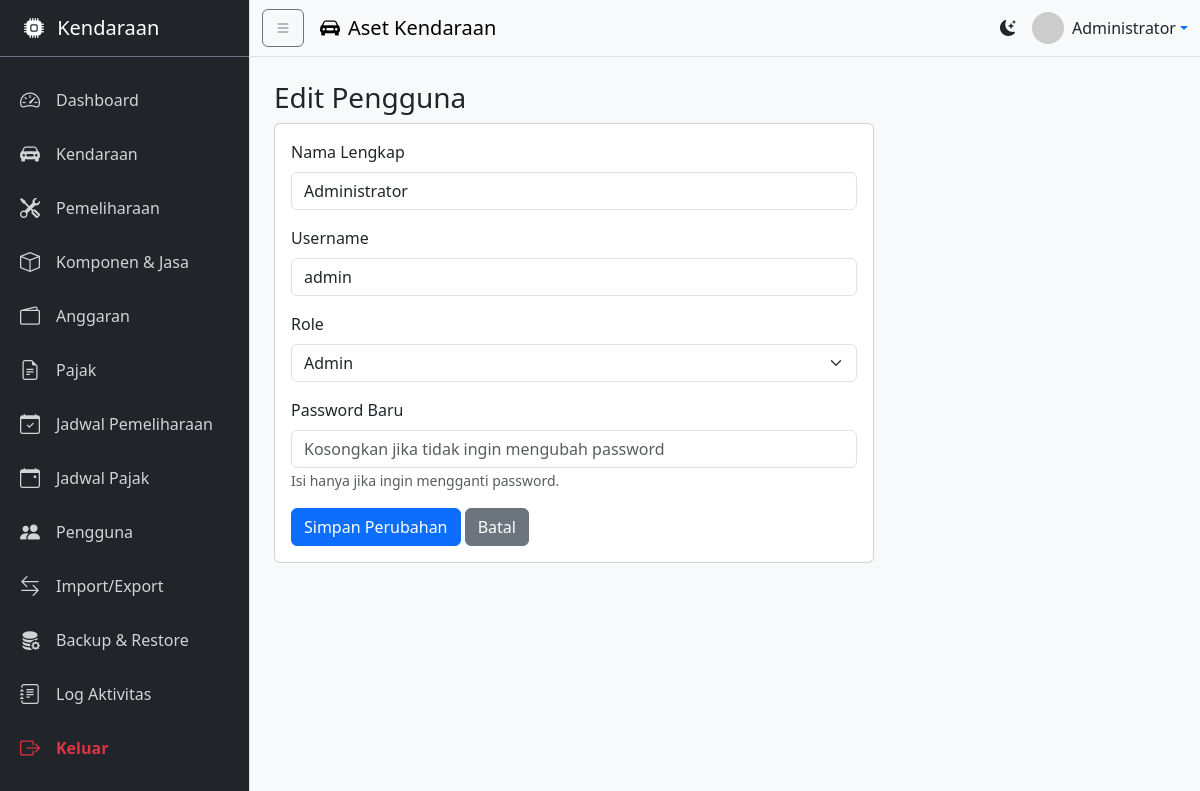
/users/edit?id=1 (signed in), run on the app's committed database.
### tables this page shows
CREATE TABLE IF NOT EXISTS users (
  id INT AUTO_INCREMENT PRIMARY KEY,
  name VARCHAR(100) NOT NULL,
  username VARCHAR(50) NOT NULL UNIQUE,
  password VARCHAR(255) NOT NULL,
  role ENUM('admin','user') NOT NULL DEFAULT 'user'
);

### app/core/Controller.php (called while the page is built, shortened)
<?php
class Controller {
    protected function render($view, $params = []) {
        include __DIR__ . '/../views/layouts/main.php';
    }
}

### app/controllers/UserController.php (called while the page is built, shortened)
<?php
class UserController extends Controller
{
    public function edit()
    {
        $id = $_GET['id'] ?? null;
        $user = User::find($id);
        $this->render('user/edit', compact('user'));
    }
}

### app/core/Router.php (called while the page is built, shortened)
<?php
class Router {
    private $routes = ['GET'=>[], 'POST'=>[]];
    public function get($p,$h){ $this->routes['GET'][$p]=$h; }
    public function post($p,$h){ $this->routes['POST'][$p]=$h; }
    public function dispatch(){
        $m = $_SERVER['REQUEST_METHOD'];
        $r = $_GET['route'] ?? parse_url($_SERVER['REQUEST_URI'], PHP_URL_PATH);
        if(!$r) $r='/'; $r = rtrim($r,'/') ?: '/';
        $h = $this->routes[$m][$r] ?? null;
        [$c,$a] = explode('@',$h);
        $obj = new $class();
        return $obj->$a();
    }
}

### public/index.php (called while the page is built, shortened)
<?php
$router = new Router();
$router->get('/', 'DashboardController@index');
$router->get('/login', 'AuthController@login');
$router->post('/login', 'AuthController@doLogin');
$router->get('/logout', 'AuthController@logout');
$router->get('/vehicles', 'VehicleController@index');
$router->get('/vehicles/create', 'VehicleController@create');
$router->post('/vehicles/store', 'VehicleController@store');
$router->get('/vehicles/edit', 'VehicleController@edit');
$router->post('/vehicles/update', 'VehicleController@update');
$router->post('/vehicles/delete', 'VehicleController@delete');
$router->get('/vehicles/show', 'VehicleController@show');
$router->get('/maintenance', 'MaintenanceController@index');
$router->post('/maintenance/store', 'MaintenanceController@store');
$router->get('/maintenance/edit', 'MaintenanceController@edit');
$router->post('/maintenance/update', 'MaintenanceController@update');
$router->post('/maintenance/delete', 'MaintenanceController@delete');
$router->get('/maintenance/byVehicle', 'MaintenanceController@byVehicle');
$router->get('/maintenance/details', 'MaintenanceController@details');
$router->post('/maintenance/details/store', 'MaintenanceController@storeDetail');
$router->post('/maintenance/details/delete', 'MaintenanceController@deleteDetail');
$router->get('/maintenance/nota', 'MaintenanceController@nota');
$router->get('/komponen', 'KomponenController@index');
$router->post('/komponen/store', 'KomponenController@store');
$router->get('/komponen/edit', 'KomponenController@edit');
$router->post('/komponen/update', 'KomponenController@update');
$router->post('/komponen/delete', 'KomponenController@delete');
$router->get('/budget', 'BudgetController@index');
$router->get('/budget/edit', 'BudgetController@edit');
$router->post('/budget/update', 'BudgetController@update');
$router->get('/tax', 'TaxController@index');
$router->post('/tax/store', 'TaxController@store');
$router->get('/tax/edit', 'TaxController@edit');
$router->post('/tax/update', 'TaxController@update');
$router->post('/tax/delete', 'TaxController@delete');
$router->get('/tax/byVehicle', 'TaxController@byVehicle');
$router->get('/schedule/maintenance', 'ScheduleController@maintenance');
$router->post('/schedule/maintenance/store', 'ScheduleController@storeMaintenance');
$router->get('/schedule/maintenance/edit', 'ScheduleController@editMaintenance');
$router->post('/schedule/maintenance/update', 'ScheduleController@updateMaintenance');
$router->post('/schedule/maintenance/delete', 'ScheduleController@deleteMaintenance');
$router->get('/schedule/tax', 'ScheduleController@tax');
$router->post('/schedule/tax/store', 'ScheduleController@storeTax');
$router->get('/schedule/tax/edit', 'ScheduleController@editTax');
$router->post('/schedule/tax/update', 'ScheduleController@updateTax');
$router->post('/schedule/tax/delete', 'ScheduleController@deleteTax');
$router->post('/schedule/tax/complete', 'ScheduleController@completeTax');
$router->get('/schedule/tax/export', 'ScheduleController@exportTaxPdf');
$router->get('/users', 'UserController@index');
$router->post('/users/store', 'UserController@store');
$router->get('/users/edit', 'UserController@edit');
$router->post('/users/update', 'UserController@update');
$router->post('/users/delete', 'UserController@delete');
$router->get('/import', 'ImportExportController@index');
$router->post('/import/csv', 'ImportExportController@importCSV');
$router->get('/export/vehicles/csv', 'ImportExportController@exportVehiclesCSV');
$router->get('/export/vehicles/pdf', 'ImportExportController@exportVehiclesPDF');
$router->get('/backup', 'BackupController@index');
$router->get('/backup/run', 'BackupController@run');
$router->post('/restore/upload', 'BackupController@restore');
$router->get('/usage', 'UsageController@index');
$router->post('/usage/store', 'UsageController@store');
$router->get('/usage/byVehicle', 'UsageController@byVehicle');
$router->get('/usage/create', 'UsageController@create');
$router->get('/usage/edit', 'UsageController@edit');
$router->post('/usage/update', 'UsageController@update');
$router->post('/usage/delete', 'UsageController@delete');
$router->get('/logs', 'LogController@index');
$router->dispatch();

### app/core/Auth.php (called while the page is built, shortened)
<?php
class Auth {
    public static function check(){ return isset($_SESSION['user']); }
    public static function user(){ return $_SESSION['user'] ?? null; }
    public static function role(){ return $_SESSION['user']['role'] ?? 'guest'; }
}

### app/models/User.php (called while the page is built, shortened)
<?php
class User
{
    public static function find($id)
    {
        $pdo = Database::getInstance()->pdo();
        $stmt = $pdo->prepare('SELECT * FROM users WHERE id=?');
        $stmt->execute([$id]);
        return $stmt->fetch();
    }
}

### app/views/user/edit.php (the view, shortened to what this page needs)
<h3>Edit Pengguna</h3>
<div class="card" style="max-width: 600px;">
    <div class="card-body">
        <form method="post" action="/users/update">
            <div class="mb-3">
                <label class="form-label">Nama Lengkap</label>
                <input name="name" class="form-control" value="<?= htmlspecialchars($user['name']) ?>" required>
            </div>
            <div class="mb-3">
                <label class="form-label">Username</label>
                <input name="username" class="form-control" value="<?= htmlspecialchars($user['username']) ?>" required>
            </div>
            <div class="mb-3">
                <label class="form-label">Role</label>
                <select name="role" class="form-select">
                    <option value="admin" <?= $user['role'] === 'admin' ? 'selected' : '' ?>>Admin</option>
                </select>
            </div>
            <div class="mb-3">
                <label class="form-label">Password Baru</label>
                <input name="password" type="password" class="form-control" placeholder="Kosongkan jika tidak ingin mengubah password">
                <small class="text-muted">Isi hanya jika ingin mengganti password.</small>
            </div>
            <button class="btn btn-primary">Simpan Perubahan</button>
            <a href="/users" class="btn btn-secondary">Batal</a>
        </form>
    </div>
</div>

### app/views/layouts/main.php (shortened to what this page needs)
<?php
$urlPath = parse_url($_SERVER['REQUEST_URI'], PHP_URL_PATH);
?>
<!doctype html>
<html lang="id">
<head>
  <link href="https://cdn.jsdelivr.net/npm/bootstrap@5.3.2/dist/css/bootstrap.min.css" rel="stylesheet">
  <link rel="stylesheet" href="<?= BASE_URL ?>/assets/css/app.css">
  <link rel="stylesheet" href="https://cdn.jsdelivr.net/npm/bootstrap-icons@1.11.4/font/bootstrap-icons.css">
</head>
<body data-bs-theme="light">
  <nav id="sidebar" class="bg-dark text-white border-end">
    <div class="sidebar-header p-3 border-bottom border-secondary">
      <h5 class="mb-0 px-2"><i class="bi bi-cpu-fill me-2"></i> <span>Kendaraan</span></h5>
    </div>
    <div class="nav flex-column py-3">
      <?php if (Auth::check()): ?>
        <a href="/" class="nav-link <?php echo $urlPath === '/' || $urlPath === '/index.php' ? 'active' : ''; ?>">
          <i class="bi bi-speedometer2 fs-5 me-3"></i> <span>Dashboard</span>
        </a>
        <a href="/vehicles" class="nav-link <?php echo $urlPath === '/vehicles' ? 'active' : ''; ?>">
          <i class="bi bi-car-front-fill fs-5 me-3"></i> <span>Kendaraan</span>
        </a>
        <a href="/maintenance" class="nav-link <?php echo $urlPath === '/maintenance' ? 'active' : ''; ?>">
          <i class="bi bi-tools fs-5 me-3"></i> <span>Pemeliharaan</span>
        </a>
        <a href="/komponen" class="nav-link <?php echo $urlPath === '/komponen' ? 'active' : ''; ?>">
          <i class="bi bi-box fs-5 me-3"></i> <span>Komponen & Jasa</span>
        </a>
        <a href="/budget" class="nav-link <?php echo $urlPath === '/budget' ? 'active' : ''; ?>">
          <i class="bi bi-wallet2 fs-5 me-3"></i> <span>Anggaran</span>
        </a>
        <a href="/tax" class="nav-link <?php echo $urlPath === '/tax' ? 'active' : ''; ?>">
          <i class="bi bi-file-earmark-text fs-5 me-3"></i> <span>Pajak</span>
        </a>
        <a href="/schedule/maintenance"
          class="nav-link <?php echo $urlPath === '/schedule/maintenance' ? 'active' : ''; ?>">
          <i class="bi bi-calendar-check fs-5 me-3"></i> <span>Jadwal Pemeliharaan</span>
        </a>
        <a href="/schedule/tax" class="nav-link <?php echo $urlPath === '/schedule/tax' ? 'active' : ''; ?>">
          <i class="bi bi-calendar-event fs-5 me-3"></i> <span>Jadwal Pajak</span>
        </a>
        <?php if (Auth::role() === 'admin'): ?>
          <a href="/users" class="nav-link <?php echo $urlPath === '/users' ? 'active' : ''; ?>">
            <i class="bi bi-people-fill fs-5 me-3"></i> <span>Pengguna</span>
          </a>
          <a href="/import" class="nav-link <?php echo $urlPath === '/import' ? 'active' : ''; ?>">
            <i class="bi bi-arrow-left-right fs-5 me-3"></i> <span>Import/Export</span>
          </a>
          <a href="/backup" class="nav-link <?php echo $urlPath === '/backup' ? 'active' : ''; ?>">
            <i class="bi bi-database-fill-gear fs-5 me-3"></i> <span>Backup & Restore</span>
          </a>
          <a href="/logs" class="nav-link <?php echo $urlPath === '/logs' ? 'active' : ''; ?>">
            <i class="bi bi-journal-text fs-5 me-3"></i> <span>Log Aktivitas</span>
          </a>
        <?php endif; ?>
        <a href="/logout" class="nav-link text-danger fw-bold">
          <i class="bi bi-box-arrow-right fs-5 me-3"></i> <span>Keluar</span>
        </a>
      <?php endif; ?>
    </div>
  </nav>
  <div id="main-content">
    <nav class="navbar navbar-expand-lg border-bottom bg-body-tertiary sticky-top">
      <div class="container-fluid">
        <button class="btn btn-outline-secondary me-3" id="sidebarToggle">
          <i class="bi bi-list"></i>
        </button>
        <a class="navbar-brand d-flex align-items-center" href="dashboard">
          <i class="d-none d-sm-inline bi bi-car-front-fill me-2"></i>
          <span class="d-none d-sm-inline">Aset Kendaraan</span>
        </a>
        <div class="ms-auto d-flex align-items-center">
          <button class="btn btn-link nav-link me-3" id="themeToggle">
            <i class="bi bi-moon-stars-fill" id="themeIcon"></i>
          </button>
          <?php
          $display_name = Auth::user()['name'] ?? 'User';
          ?>
          <div class="dropdown">
            <a href="#" class="d-flex align-items-center text-decoration-none dropdown-toggle" id="userMenu"
              data-bs-toggle="dropdown">
              <img src="https://ui-avatars.com/api/?name=<?= urlencode($display_name) ?>" alt="mdo" width="32"
                height="32" class="rounded-circle me-2">
              <span class="d-none d-md-inline text-body"><?= htmlspecialchars($display_name) ?></span>
            </a>
          </div>
        </div>
      </div>
    </nav>
    <div class="container-fluid p-4">
      <?php include $viewFile; ?>
    </div>
  </div>
</body>
</html>

### public/assets/css/app.css (style rules this page uses)
:root { --sidebar-width: 250px; --sidebar-collapsed-width: 70px; }
body { overflow-x: hidden; background-color: #f8f9fa; }
#sidebar { width: var(--sidebar-width); min-height: 100vh; transition: all 0.3s; position: fixed; z-index: 1000; }
#sidebar .nav-link { display: flex; align-items: center; white-space: nowrap; padding: 12px 20px; color: rgba(255, 255, 255, 0.8); }
#main-content { width: calc(100% - var(--sidebar-width)); margin-left: var(--sidebar-width); transition: all 0.3s; }
nav a.nav-link { border-radius: 0.5rem; }

### data on the page
users: name "Administrator", username "admin", role "Admin"
